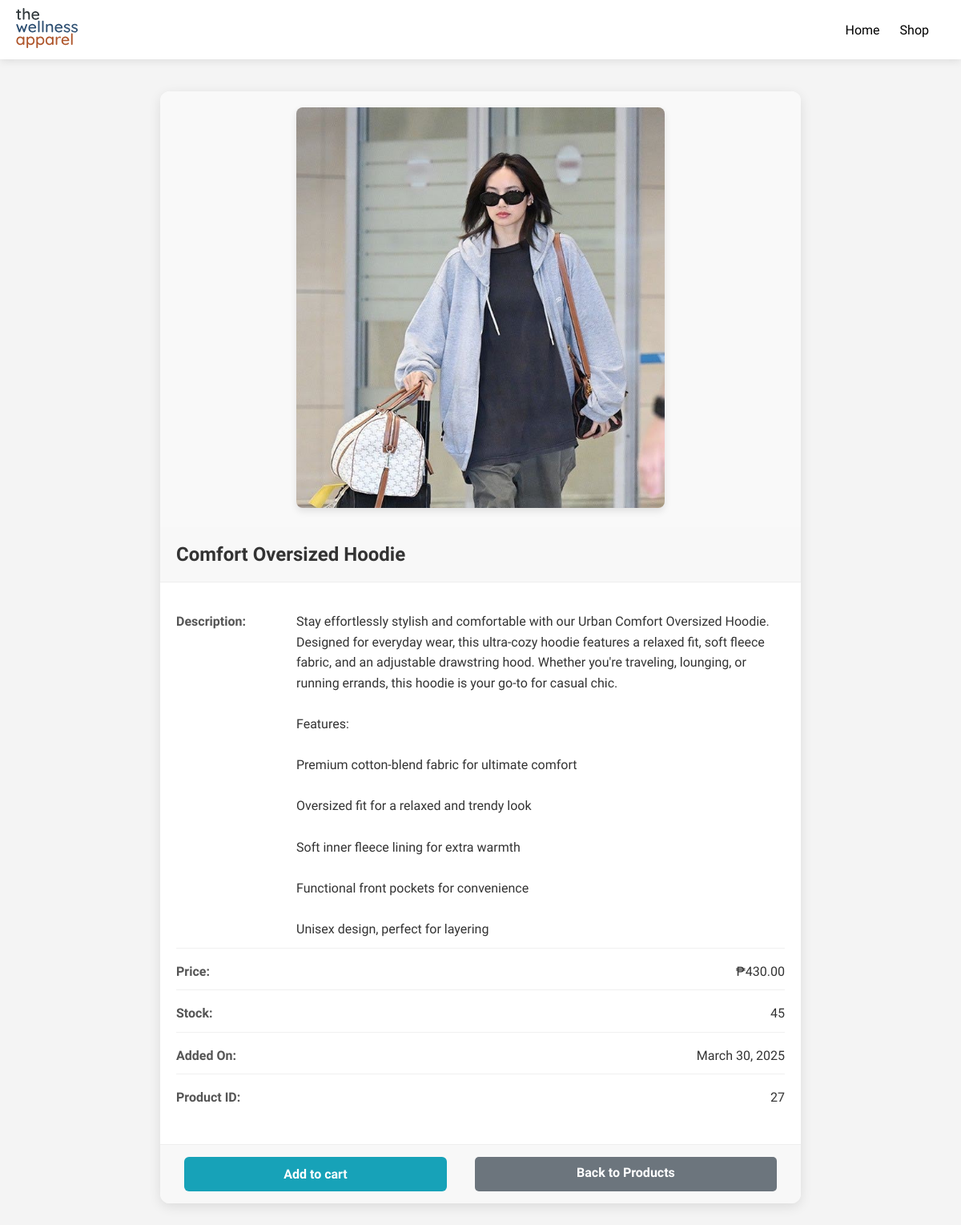
Before: /view_product.php?id=27 with the older database file.
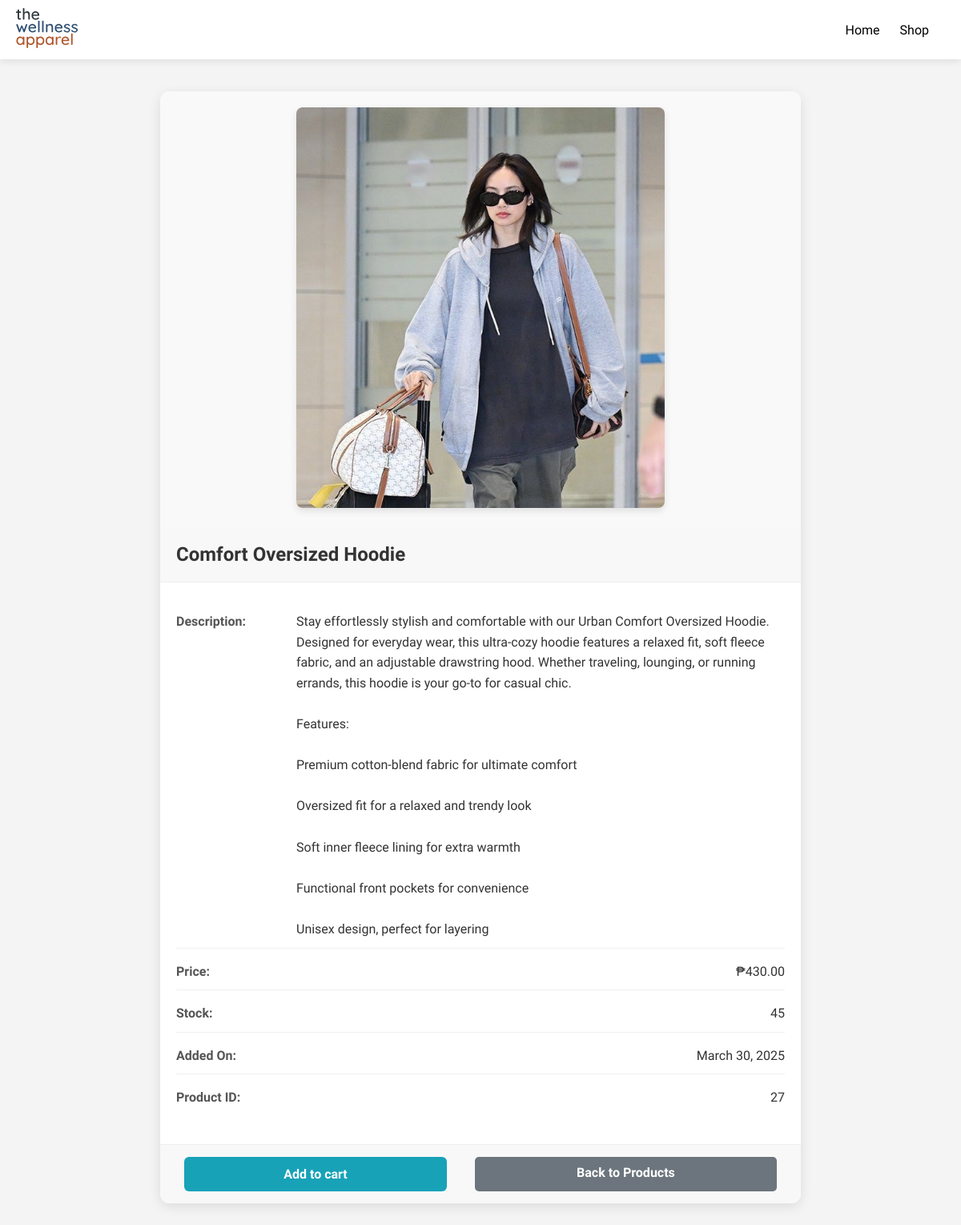
After: the same page with the newer database file.
### tables this page shows
CREATE TABLE `products` (
  `id` int NOT NULL,
  `name` varchar(255) DEFAULT NULL,
  `description` text,
  `price` decimal(10,2) NOT NULL,
  `stock` int NOT NULL,
  `images` varchar(255) DEFAULT NULL,
  `created_at` timestamp NOT NULL DEFAULT CURRENT_TIMESTAMP,
  `is_active` tinyint(1) NOT NULL DEFAULT '1'
);

### view_product.php (the view, shortened to what this page needs)
<?php
require 'includes/navbar.php';
if (isset($_GET['id']) && is_numeric($_GET['id'])) {
    $product_id = $_GET['id'];
    try {
        $stmt = $conn->prepare("SELECT id, name, description, price, stock, images, created_at FROM products WHERE id = ?");
        $stmt->bind_param("i", $product_id);
        $stmt->execute();
        $product = $stmt->get_result()->fetch_assoc();
    } catch (Exception $e) {
        die("Error fetching product details: " . $e->getMessage());
    }
} else {
    die("Invalid product ID.");
}
?>
<!DOCTYPE html>
<html lang="en">
<head>
    <link rel="stylesheet" href="assets/css/view_product.css">
</head>
<body>
    <div class="admin-container">
        <div class="view-product-container">
            <div class="product-image">
                <?php if (!empty($product['images'])): ?>
                    <img src="uploads/products/<?php echo htmlspecialchars($product['images']); ?>" alt="<?php echo htmlspecialchars($product['name']); ?>">
                <?php else: ?>
                    <div class="no-image">No Image</div>
                <?php endif; ?>
            </div>
            <h2><?php echo htmlspecialchars($product['name']); ?></h2>
            <div class="product-details">
                <p><strong>Description:</strong> <?php echo nl2br(htmlspecialchars($product['description'])); ?></p>
                <p><strong>Price:</strong> ₱<?php echo number_format($product['price'], 2); ?></p>
                <p><strong>Stock:</strong> <?php echo $product['stock']; ?></p>
                <p><strong>Added On:</strong> <?php echo date("F j, Y", strtotime($product['created_at'])); ?></p>
                <p><strong>Product ID:</strong> <?php echo htmlspecialchars($product['id']); ?></p>
            </div>
            <div class="product-actions">
                <a href="add-to-cart.php?id=<?php echo $product['id']; ?>" class="btn btn-edit">Add to cart</a>
                <a href="shop.php" class="btn btn-back">Back to Products</a>
            </div>
        </div>
    </div>
</body>
</html>

### includes/navbar.php (shortened to what this page needs)
<!DOCTYPE html>
<html lang="en">
<head>
    <link rel="stylesheet" href="https://cdn.jsdelivr.net/npm/@tabler/icons-webfont@2.30.0/tabler-icons.min.css" />
    <link rel="stylesheet" href="assets/css/navbar.css"/>
</head>
<body>
    <nav class="navbar">
        <div class="container">
            <a href="index.php" class="logo">
                <img src="assets/img/icons/logo.svg" alt="The Wellness Apparel Logo" class="logo-svg" />
            </a>
            <div class="nav-right">
                <a href="index.php" class="icon"><i class="ti ti-home"></i> Home</a>
                <a href="shop.php" class="icon"><i class="ti ti-shirt"></i> Shop</a>
            </div>
        </div>
    </nav>
    </body>
</html>

### assets/css/navbar.css (style rules this page uses)
.navbar { position: sticky; top: 0; width: 100%; background: white; box-shadow: 0 2px 10px rgba(0, 0, 0, 0.1); padding: 10px 0; display: flex; justify-content: space-between; align-items: center; z-index: 1000; }
.container { display: flex; justify-content: space-between; align-items: center; max-width: 1200px; margin: 0 auto; width: 100%; padding: 0 20px; }
.navbar .container { max-width: 1200px; width: 100%; padding: 0 20px; margin: 0 auto; display: flex; justify-content: space-between; align-items: center; }
body .navbar .container { max-width: 1200px; width: 100%; padding: 0 20px; }
.logo img { height: 50px; }
.nav-right { display: flex; align-items: center; gap: 10px; font-family: 'Alice', serif; }
.nav-right .icon { text-decoration: none; color: black; font-size: 16px; margin-right: 10px; display: flex; align-items: center; transition: color 0.3s ease; font-family: 'Alice', serif; }

### assets/css/view_product.css (style rules this page uses)
body { font-family: 'Quicksand', sans-serif; background-color: #f4f4f4; margin: 0; padding: 0; color: #333; }
.admin-container { max-width: 800px; margin: 40px auto; padding: 0 20px; }
.view-product-container { background-color: white; border-radius: 12px; box-shadow: 0 4px 15px rgba(0, 0, 0, 0.1); overflow: hidden; transition: transform 0.3s ease; }
.view-product-container h2 { background-color: #f8f8f8; color: #333; padding: 20px; margin: 0; font-family: 'Alice', serif; border-bottom: 1px solid #eee; }
.product-image { text-align: center; padding: 20px; background-color: #f9f9f9; }
.product-image img { max-width: 100%; max-height: 500px; object-fit: contain; border-radius: 8px; box-shadow: 0 4px 10px rgba(0, 0, 0, 0.1); }
.product-details { padding: 20px; background-color: white; }
.product-details p { margin-bottom: 15px; line-height: 1.6; display: flex; justify-content: space-between; border-bottom: 1px solid #f0f0f0; padding-bottom: 10px; }
.product-details p:last-child { border-bottom: none; }
.product-details strong { color: #555; min-width: 150px; display: inline-block; }
.product-actions { display: flex; background-color: #f8f8f8; padding: 15px 20px; border-top: 1px solid #eee; }
.btn { flex-grow: 1; padding: 12px; text-align: center; text-decoration: none; border-radius: 6px; margin: 0 10px; font-weight: 600; transition: all 0.3s ease; }
.btn-edit { background-color: #17a2b8; color: white; }

### view_product.php (style rules this page uses)
.product-actions { display: flex; gap: 15px; }
.btn-back { background-color: #6c757d; color: white; text-decoration: none; padding: 10px 15px; border-radius: 5px; font-family: 'Quicksand', sans-serif; transition: background-color 0.3s ease; }

Changed rows visible on the page:
changed products "Comfort Oversized Hoodie": description "…adjustable drawstring hood. Whether you're traveling, lounging, or running…" → "…adjustable drawstring hood. Whether traveling, lounging, or running…"
